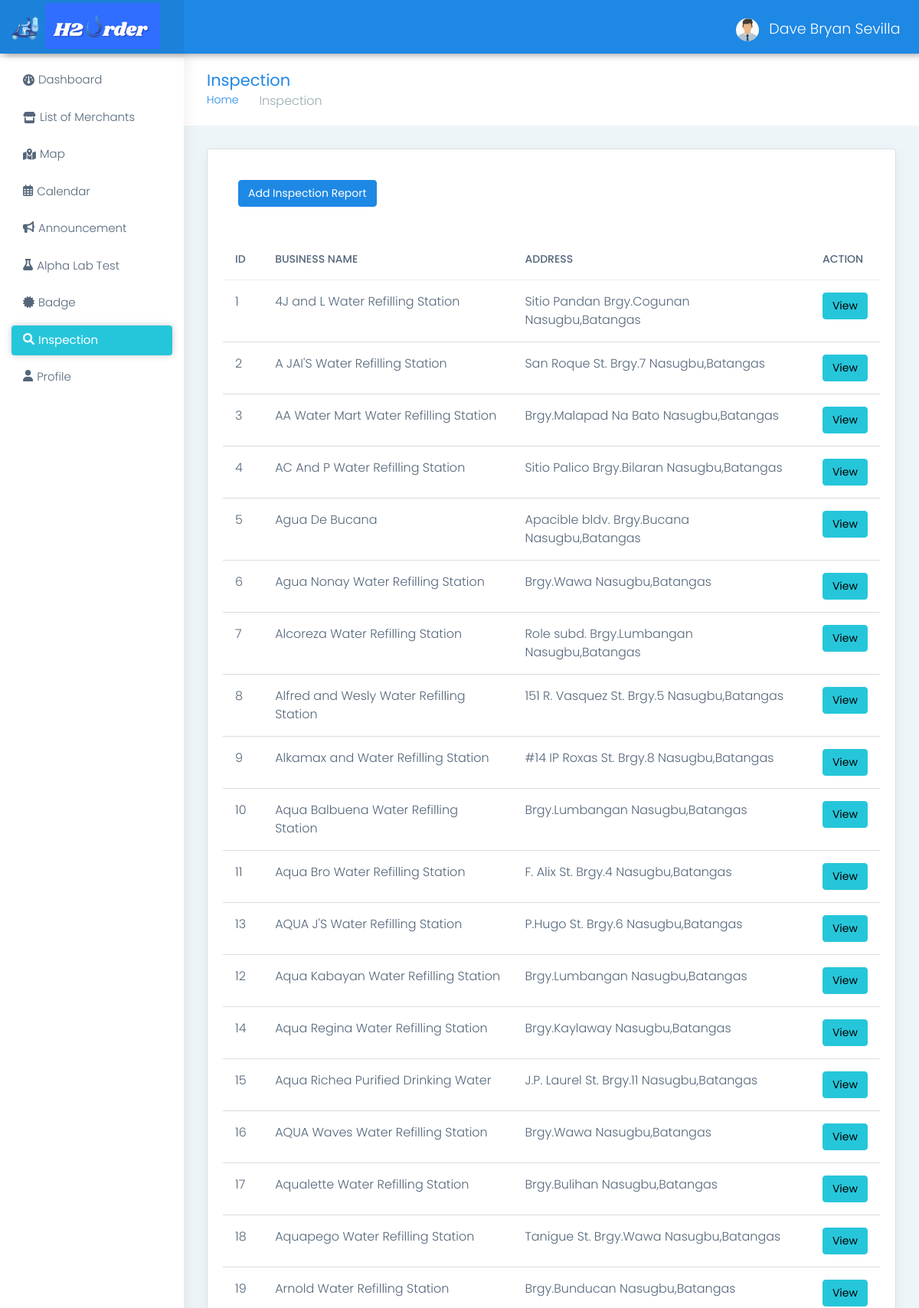
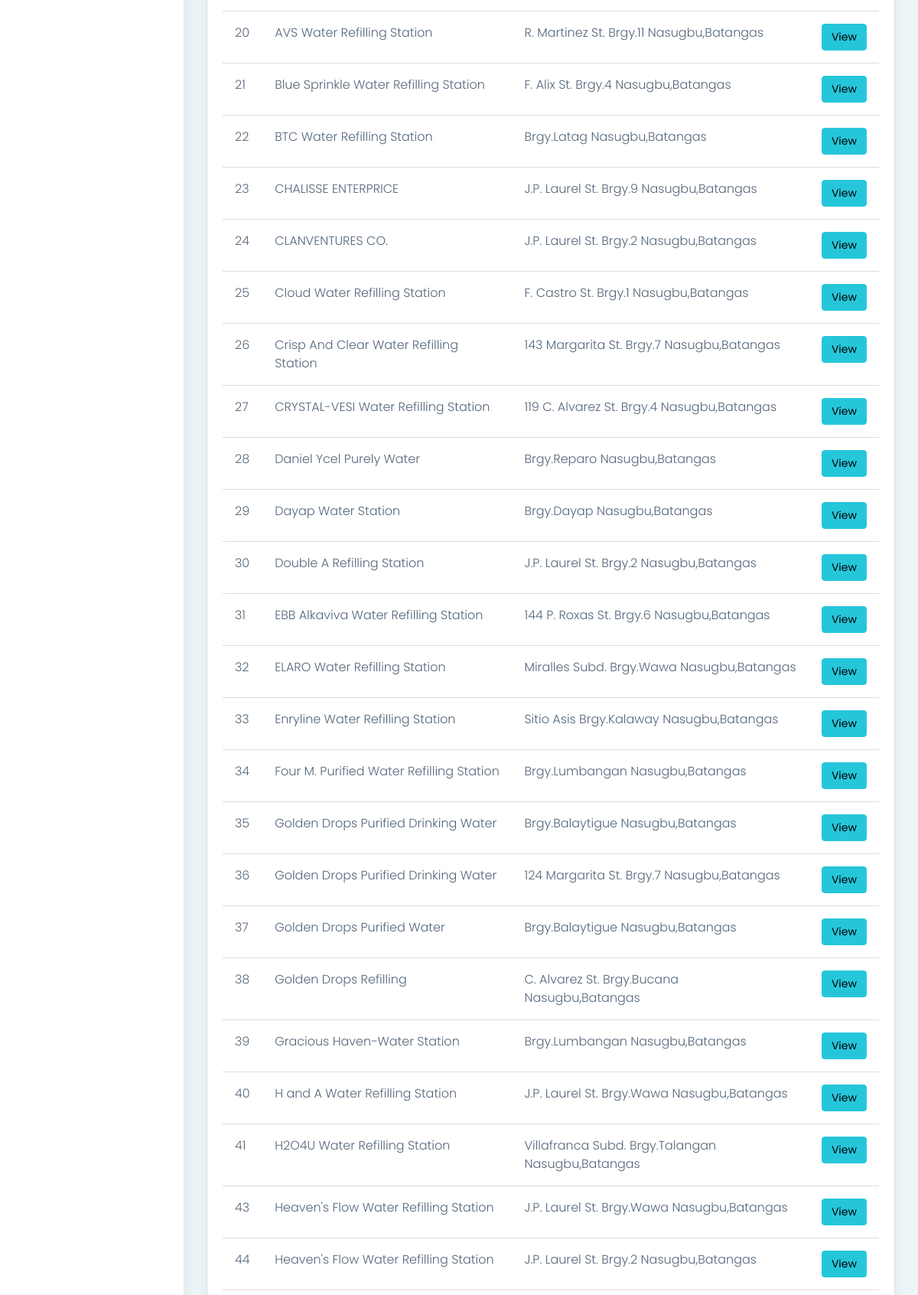
The page /admin/feedback.php (signed in, upper part) on the database its author committed (2 pictures, top to bottom).
### tables this page shows
CREATE TABLE `merchant` (
  `merchant_id` int(11) NOT NULL,
  `username` varchar(255) NOT NULL,
  `password` varchar(255) NOT NULL,
  `business_name` varchar(255) NOT NULL,
  `owner` varchar(255) NOT NULL,
  `address` varchar(255) NOT NULL,
  `barangay` varchar(255) NOT NULL,
  `email` varchar(255) NOT NULL,
  `contact_number` varchar(255) NOT NULL,
  `image` varchar(255) NOT NULL,
  `latitude` varchar(255) NOT NULL,
  `longitude` varchar(255) NOT NULL,
  `opening` time NOT NULL,
  `closing` time NOT NULL,
  `status` varchar(255) NOT NULL
);

### admin/name.php (called while the page is built, shortened)
<?php
	require 'connect.php';
	$query = $conn->query("SELECT * FROM `admin` WHERE `admin_id` = '$_SESSION[admin_id]'") or die(mysqli_error());
	$fetch = $query->fetch_array();
?>

### admin/feedback.php (the view, shortened to what this page needs)
<!DOCTYPE html>
<?php
    require 'name.php';
?>
<html dir="ltr" lang="en">
<head>
    <link href="css/style.min.css" rel="stylesheet">
<link rel="stylesheet" href="https://cdn.datatables.net/1.10.21/css/dataTables.bootstrap4.min.css">
 <link rel='stylesheet' href='https://cdn.datatables.net/buttons/1.2.2/css/buttons.bootstrap.min.css'>
<link rel='stylesheet' href='https://cdn.datatables.net/1.10.24/css/jquery.dataTables.min.css'>
<link rel='stylesheet' href='https://cdn.datatables.net/datetime/1.0.3/css/dataTables.dateTime.min.css'>
</head>
<body>
    <div id="main-wrapper" data-layout="vertical" data-navbarbg="skin5" data-sidebartype="full"
        data-sidebar-position="absolute" data-header-position="absolute" data-boxed-layout="full">
        <header class="topbar" data-navbarbg="skin6">
            <nav class="navbar top-navbar navbar-expand-md navbar-dark">
                <div class="navbar-header" data-logobg="skin6">
                   <a class="navbar-brand ms-4" href="adminhome.php">
                        <b class="logo-icon">
                            <img src="assets/images/logo.png" style="height: 60px; margin-top: 15px; margin-left:-20px" alt="homepage" class="dark-logo" />
                        </b>
                        <span class="logo-text">
                            <img src="assets/images/H3.png" style="width: 150px; margin-left: -10px;margin-top:-10px" alt="homepage" class="dark-logo" />
                        </span>
                    </a>
                </div>
                <div class="navbar-collapse collapse" id="navbarSupportedContent" data-navbarbg="skin5">
                    <ul class="navbar-nav me-auto mt-md-0 ">
                        <li class="nav-item search-box">
                            <a class="nav-link text-muted" href="javascript:void(0)"><i class="ti-search"></i></a>
                        </li>
                    </ul>
                    <ul class="navbar-nav">
                        <li class="nav-item dropdown">
                            <a class="nav-link dropdown-toggle text-muted waves-effect waves-dark" href="#" id="navbarDropdown" role="button" data-bs-toggle="dropdown" aria-expanded="false">
                                <img src = "photo/<?php echo $fetch['photo']?>" alt="user" class="profile-pic me-2">
                                <?php echo $fetch['name']?>
                            </a>
                        </li>
                    </ul>
                </div>
            </nav>
        </header>
        <aside class="left-sidebar" data-sidebarbg="skin6">
            <div class="scroll-sidebar">
                 <?php include 'navbar.php' ?>
            </div>
        </aside>
        <div class="page-wrapper">
            <div class="page-breadcrumb">
                <div class="row align-items-center">
                    <div class="col-md-6 col-8 align-self-center">
                        <h3 class="page-title mb-0 p-0">Inspection</h3>
                        <div class="d-flex align-items-center">
                            <nav aria-label="breadcrumb">
                                <ol class="breadcrumb">
                                    <li class="breadcrumb-item"><a href="#">Home</a></li>
                                    <li class="breadcrumb-item active" aria-current="page">Inspection</li>
                                </ol>
                            </nav>
                        </div>
                    </div>
                </div>
            </div>
            <div class="container-fluid">
                <div class="row">
                    <div class="col-sm-12">
                        <div class="card">
                            <div class="card-body">
                                <div class="table-responsive">
<a  class = "btn btn-info" href = "add_feedback.php"
 style="margin-left:20px; color:white;margin-top:20px;">
                    Add Inspection Report </a>
 <br><br>
     <br>
                                    <table id="table" class="table user-table">
                                        <thead>
                                            <tr>
                                                <th class="border-top-0">ID</th>
                                                <th class="border-top-0">BUSINESS NAME</th>
                                                <th class="border-top-0">ADDRESS</th>
                                                <th class="border-top-0">ACTION</th>
                                            </tr>
                                        </thead>
                                        <tbody>
                                             <?php
                                                 $query = $conn->query("SELECT *
                                                 FROM merchant
                                                 WHERE status='approved'
                                                 ORDER BY business_name ASC ") or die(mysqli_error());
                                                 while($fetch = $query->fetch_array()){
                                              ?>
                                            <tr>
                                                <td><?php echo $fetch['merchant_id']?></td>
                                                <td><?php echo $fetch['business_name']?></td>
                                                <td><?php echo $fetch['address']?> <?php echo $fetch['barangay']?> Nasugbu,Batangas</td>
                                                <td><a class = "btn btn-success"
       href="feedback_view.php?merchant_id=<?php echo $fetch['merchant_id']?>">View</a></td>
                                            </tr>
                                             <?php
                                                }
                                              ?>
                                            </tbody>
                                        </table>
                                    </div>
                                </div>
                            </div>
                        </div>
                    </div>
            </div>
        </div>
    </div>
</body>
</html>

### admin/feedback.php (style rules this page uses)
tbody, td, tfoot, th, thead, tr { border-color: #DCDCDC; border-style:solid; border-width: 0; }
.btn-info { color: white; }

### rows shown on the page
merchant: merchant_id "1", business_name "4J and L Water Refilling Station", address "Sitio Pandan", barangay "Brgy.Cogunan"
merchant: merchant_id "2", business_name "A JAI'S Water Refilling Station", address "San Roque St.", barangay "Brgy.7"
merchant: merchant_id "3", business_name "AA Water Mart Water Refilling Station", barangay "Brgy.Malapad Na Bato"
merchant: merchant_id "4", business_name "AC And P Water Refilling Station", address "Sitio Palico", barangay "Brgy.Bilaran"
merchant: merchant_id "5", business_name "Agua De Bucana", address "Apacible bldv.", barangay "Brgy.Bucana"
merchant: merchant_id "6", business_name "Agua Nonay Water Refilling Station", barangay "Brgy.Wawa"
merchant: merchant_id "7", business_name "Alcoreza Water Refilling Station", address "Role subd.", barangay "Brgy.Lumbangan"
merchant: merchant_id "8", business_name "Alfred and Wesly Water Refilling Station", address "151 R. Vasquez St.", barangay "Brgy.5"
merchant: merchant_id "9", business_name "Alkamax and Water Refilling Station", address "#14 IP Roxas St.", barangay "Brgy.8"
merchant: merchant_id "10", business_name "Aqua Balbuena Water Refilling Station", barangay "Brgy.Lumbangan"
merchant: merchant_id "11", business_name "Aqua Bro Water Refilling Station", address "F. Alix St.", barangay "Brgy.4"
merchant: merchant_id "13", business_name "AQUA J'S Water Refilling Station", address "P.Hugo St.", barangay "Brgy.6"
merchant: merchant_id "12", business_name "Aqua Kabayan Water Refilling Station", barangay "Brgy.Lumbangan"
merchant: merchant_id "14", business_name "Aqua Regina Water Refilling Station", barangay "Brgy.Kaylaway"
merchant: merchant_id "15", business_name "Aqua Richea Purified Drinking Water", address "J.P. Laurel St.", barangay "Brgy.11"
merchant: merchant_id "16", business_name "AQUA Waves Water Refilling Station", barangay "Brgy.Wawa"
merchant: merchant_id "17", business_name "Aqualette Water Refilling Station", barangay "Brgy.Bulihan"
merchant: merchant_id "18", business_name "Aquapego Water Refilling Station", address "Tanigue St.", barangay "Brgy.Wawa"
merchant: merchant_id "19", business_name "Arnold Water Refilling Station", barangay "Brgy.Bunducan"
merchant: merchant_id "20", business_name "AVS Water Refilling Station", address "R. Martinez St.", barangay "Brgy.11"
merchant: merchant_id "21", business_name "Blue Sprinkle Water Refilling Station", address "F. Alix St.", barangay "Brgy.4"
merchant: merchant_id "22", business_name "BTC Water Refilling Station", barangay "Brgy.Latag"
merchant: merchant_id "23", business_name "CHALISSE ENTERPRICE", address "J.P. Laurel St.", barangay "Brgy.9"
merchant: merchant_id "24", business_name "CLANVENTURES CO.", address "J.P. Laurel St.", barangay "Brgy.2"
merchant: merchant_id "25", business_name "Cloud Water Refilling Station", address "F. Castro St.", barangay "Brgy.1"
merchant: merchant_id "26", business_name "Crisp And Clear Water Refilling Station", address "143 Margarita St.", barangay "Brgy.7"
merchant: merchant_id "27", business_name "CRYSTAL-VESI Water Refilling Station", address "119 C. Alvarez St.", barangay "Brgy.4"
merchant: merchant_id "28", business_name "Daniel Ycel Purely Water", barangay "Brgy.Reparo"
merchant: merchant_id "29", business_name "Dayap Water Station", barangay "Brgy.Dayap"
merchant: merchant_id "30", business_name "Double A Refilling Station", address "J.P. Laurel St.", barangay "Brgy.2"
merchant: merchant_id "31", business_name "EBB Alkaviva Water Refilling Station", address "144 P. Roxas St.", barangay "Brgy.6"
merchant: merchant_id "32", business_name "ELARO Water Refilling Station", address "Miralles Subd.", barangay "Brgy.Wawa"
merchant: merchant_id "33", business_name "Enryline Water Refilling Station", address "Sitio Asis", barangay "Brgy.Kalaway"
merchant: merchant_id "34", business_name "Four M. Purified Water Refilling Station", barangay "Brgy.Lumbangan"
merchant: merchant_id "35", business_name "Golden Drops Purified Drinking Water", barangay "Brgy.Balaytigue"
merchant: merchant_id "36", business_name "Golden Drops Purified Drinking Water", address "124 Margarita St.", barangay "Brgy.7"
merchant: merchant_id "37", business_name "Golden Drops Purified Water", barangay "Brgy.Balaytigue"
merchant: merchant_id "38", business_name "Golden Drops Refilling", address "C. Alvarez St.", barangay "Brgy.Bucana"
merchant: merchant_id "39", business_name "Gracious Haven-Water Station", barangay "Brgy.Lumbangan"
merchant: merchant_id "40", business_name "H and A Water Refilling Station", address "J.P. Laurel St.", barangay "Brgy.Wawa"
merchant: merchant_id "41", business_name "H2O4U Water Refilling Station", address "Villafranca Subd.", barangay "Brgy.Talangan"
merchant: merchant_id "43", business_name "Heaven's Flow Water Refilling Station", address "J.P. Laurel St.", barangay "Brgy.Wawa"
merchant: merchant_id "44", business_name "Heaven's Flow Water Refilling Station", address "J.P. Laurel St.", barangay "Brgy.2"

### other values the page prints
$fetch['name'] "Dave Bryan Sevilla"
